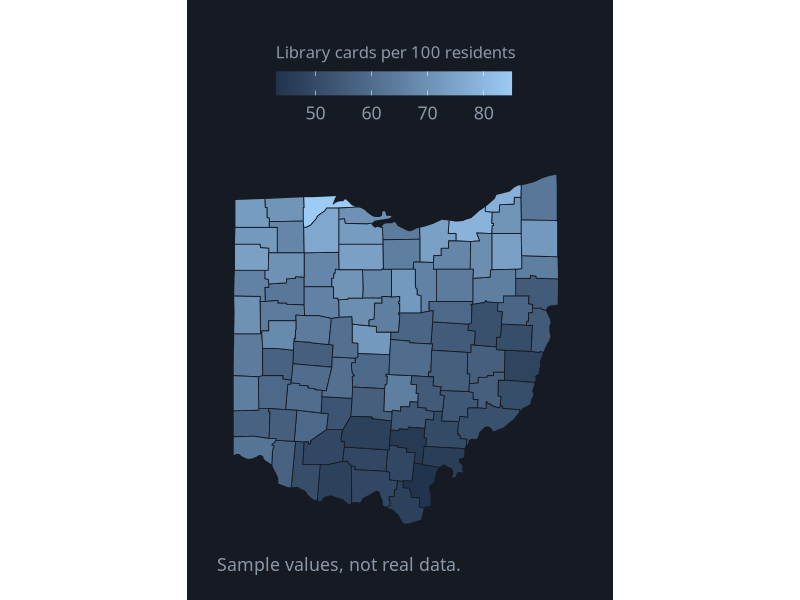
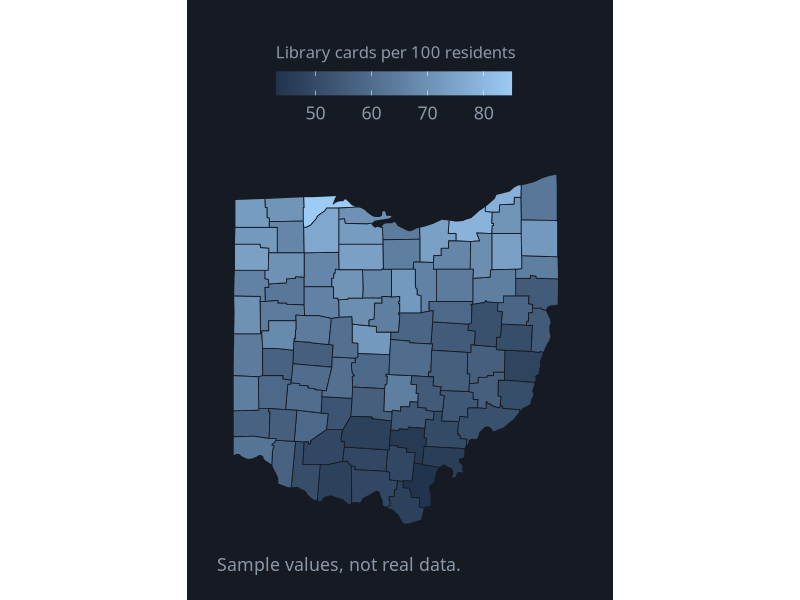

These charts were generated, in order, by the following R code:
# Choropleth Map
# Question: Which counties have the most library cards per 100 residents?
# Put this script and choropleth.csv in the same folder, then in RStudio choose
# Session > Set Working Directory > To Source File Location.
# Also needs: sf, maps. Run install.packages(c("sf", "maps")) once.

library(tidyverse)
library(sf)

# ---- Gallery look: dark background, soft gray text ----
font <- "IBM Plex Sans"   # use "sans" if IBM Plex Sans is not installed
ink  <- "#8B97A7"

theme_gallery <- function() {
  theme_minimal(base_size = 16, base_family = font) +
    theme(
      plot.background  = element_rect(fill = "#161B23", color = NA),
      panel.grid       = element_line(color = "#222A34"),
      panel.grid.minor = element_blank(),
      text             = element_text(color = ink),
      axis.text        = element_text(color = ink),
      legend.position  = "top",
      legend.title     = element_blank(),
      plot.margin      = margin(24, 28, 18, 18)
    )
}

# Ohio's county outlines come with the maps package, so there is nothing to download
ohio <- st_as_sf(maps::map("county", "ohio", plot = FALSE, fill = TRUE)) |>
  mutate(county = str_to_title(str_remove(ID, "ohio,")))

df <- read_csv("choropleth.csv", show_col_types = FALSE)

# Join the table to the map by county name
map_df <- ohio |> left_join(df, by = "county")

p <- ggplot(map_df) +
  geom_sf(aes(fill = cards_per_100), color = "#161B23", linewidth = 0.3) +
  scale_fill_gradient(low = "#22344D", high = "#9CCBF5", name = "Library cards per 100 residents") +
  guides(fill = guide_colorbar(title.position = "top", barwidth = unit(6, "cm"))) +
  labs(caption = "Sample values, not real data.") +
  theme_gallery() +
  theme(legend.title = element_text(color = ink, size = 12)) +
  theme(panel.grid = element_blank(), axis.text = element_blank(),
        plot.caption = element_text(color = ink, hjust = 0))

ggsave("choropleth.png", p, width = 9, height = 6, dpi = 200)
p
